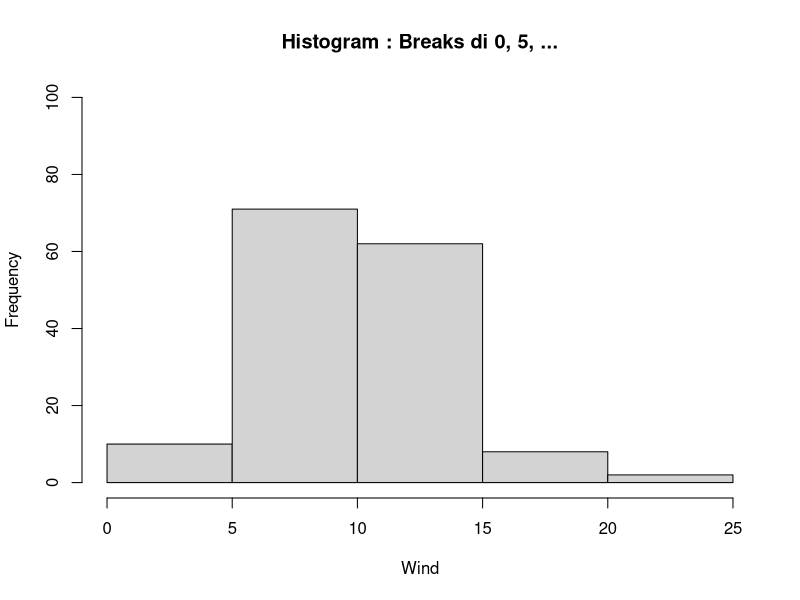
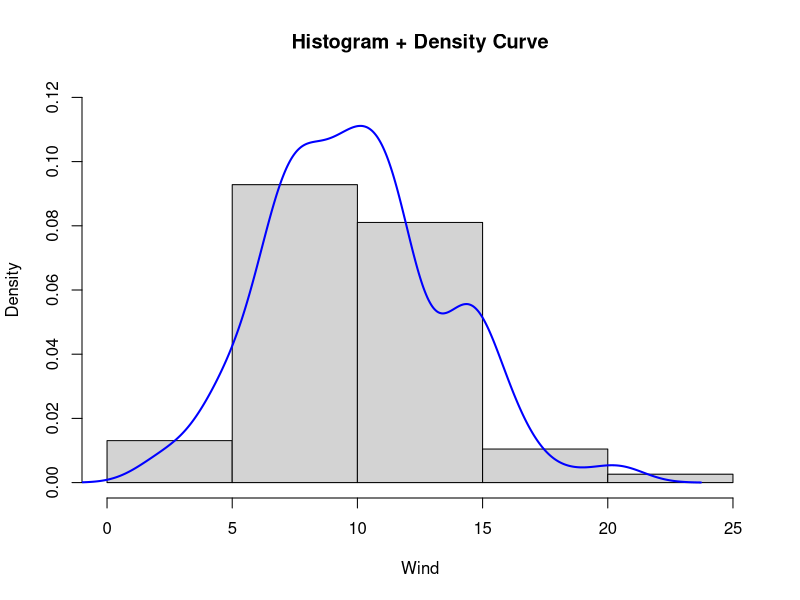
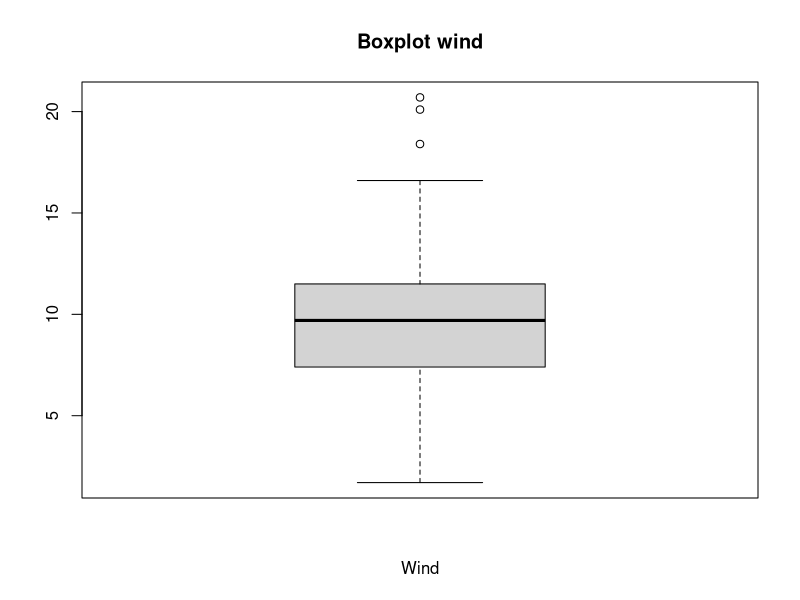
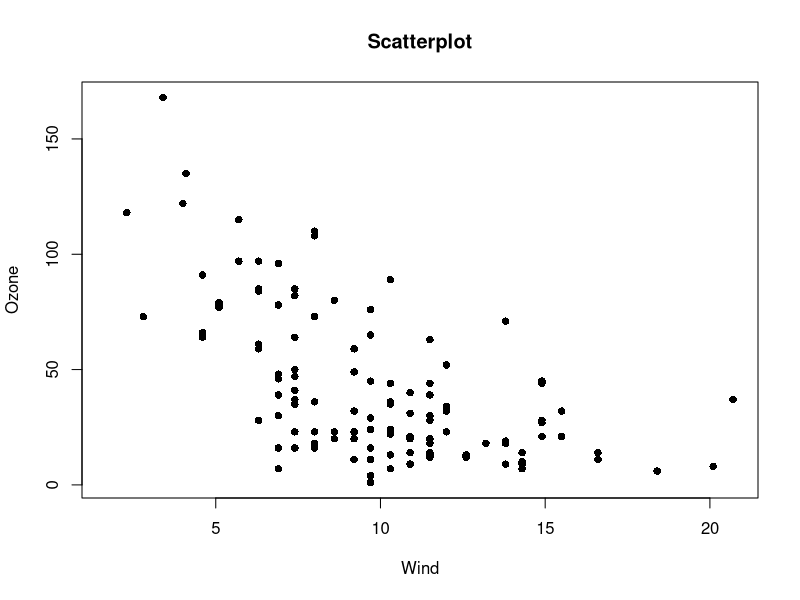

The R script that drew these images, in order:
# 1. Data
data(airquality)
airquality

# 2. Histogram
# Histogram dengan break mulai dari 75
hist(airquality$Wind, 
     breaks = 0 + (0:5) * 5, 
     ylim = c(0, 100), 
     xlab = "Wind", 
     main = "Histogram : Breaks di 0, 5, ...")
# Estimasi kepadatan
dens <- density(airquality$Wind)

# Histogram + kurva kepadatan
hist(airquality$Wind, 
     breaks = 0 + (0:5) * 5, 
     probability = TRUE, 
     ylim = c(0,0.12),
     xlab = "Wind", 
     main = "Histogram + Density Curve")

# Tambahkan garis kepadatan
lines(dens, col = "blue", lwd = 2)

# 3. Boxplot
# Boxplot dengan base R
boxplot(airquality$Wind, horiz = TRUE, 
        main = "Boxplot wind",
        xlab = "Wind")

# Stem-and-leaf plot tinggi badan rowers
stem(airquality$Wind[airquality$Month == "5"])

# 4.Scatter Plot
plot(x = airquality$Wind, 
     y = airquality$Ozone,
     pch = 16, 
     main = "Scatterplot",
     xlab = "Wind", 
     ylab = "Ozone")
